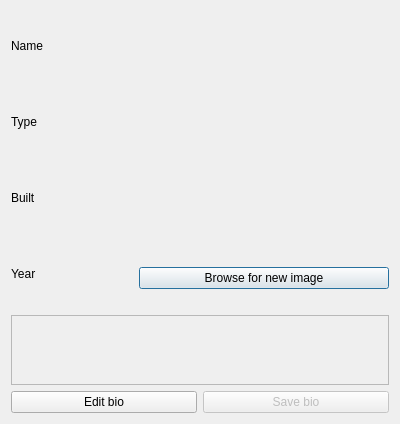
<?xml version="1.0" encoding="UTF-8"?>
<ui version="4.0">
 <class>DialogMoreInfoComputer</class>
 <widget class="QDialog" name="DialogMoreInfoComputer">
  <property name="geometry">
   <rect>
    <x>0</x>
    <y>0</y>
    <width>400</width>
    <height>300</height>
   </rect>
  </property>
  <property name="windowTitle">
   <string>Dialog</string>
  </property>
  <layout class="QHBoxLayout" name="horizontalLayout_4">
   <item>
    <layout class="QVBoxLayout" name="verticalLayout_5">
     <item>
      <layout class="QHBoxLayout" name="horizontalLayout">
       <item>
        <layout class="QVBoxLayout" name="verticalLayout_3">
         <property name="rightMargin">
          <number>0</number>
         </property>
         <item>
          <widget class="QLabel" name="label_2">
           <property name="text">
            <string>Name</string>
           </property>
          </widget>
         </item>
         <item>
          <widget class="QLabel" name="label_7">
           <property name="text">
            <string>Type</string>
           </property>
          </widget>
         </item>
         <item>
          <widget class="QLabel" name="label">
           <property name="text">
            <string>Built</string>
           </property>
          </widget>
         </item>
         <item>
          <widget class="QLabel" name="label_9">
           <property name="text">
            <string>Year</string>
           </property>
          </widget>
         </item>
        </layout>
       </item>
       <item>
        <layout class="QVBoxLayout" name="verticalLayout_8">
         <item>
          <widget class="QLabel" name="label_name">
           <property name="text">
            <string/>
           </property>
          </widget>
         </item>
         <item>
          <widget class="QLabel" name="label_type">
           <property name="text">
            <string/>
           </property>
          </widget>
         </item>
         <item>
          <widget class="QLabel" name="label_built">
           <property name="text">
            <string/>
           </property>
          </widget>
         </item>
         <item>
          <widget class="QLabel" name="label_year">
           <property name="text">
            <string/>
           </property>
          </widget>
         </item>
        </layout>
       </item>
       <item>
        <layout class="QVBoxLayout" name="verticalLayout_4">
         <item>
          <widget class="QLabel" name="label_image">
           <property name="minimumSize">
            <size>
             <width>250</width>
             <height>250</height>
            </size>
           </property>
           <property name="text">
            <string/>
           </property>
          </widget>
         </item>
         <item>
          <widget class="QPushButton" name="btnBrowse">
           <property name="maximumSize">
            <size>
             <width>16777215</width>
             <height>16777215</height>
            </size>
           </property>
           <property name="text">
            <string>Browse for new image</string>
           </property>
          </widget>
         </item>
         <item>
          <widget class="QLabel" name="label_errmsg">
           <property name="text">
            <string/>
           </property>
          </widget>
         </item>
         <item>
          <layout class="QHBoxLayout" name="horizontalLayout_2"/>
         </item>
        </layout>
       </item>
      </layout>
     </item>
     <item>
      <layout class="QVBoxLayout" name="verticalLayout_2">
       <item>
        <widget class="QTextEdit" name="textEdit_bio">
         <property name="enabled">
          <bool>false</bool>
         </property>
         <property name="html">
          <string>&lt;!DOCTYPE HTML PUBLIC &quot;-//W3C//DTD HTML 4.0//EN&quot; &quot;http://www.w3.org/TR/REC-html40/strict.dtd&quot;&gt;
&lt;html&gt;&lt;head&gt;&lt;meta name=&quot;qrichtext&quot; content=&quot;1&quot; /&gt;&lt;style type=&quot;text/css&quot;&gt;
p, li { white-space: pre-wrap; }
&lt;/style&gt;&lt;/head&gt;&lt;body style=&quot; font-family:'MS Shell Dlg 2'; font-size:7.875pt; font-weight:400; font-style:normal;&quot;&gt;
&lt;p style=&quot;-qt-paragraph-type:empty; margin-top:0px; margin-bottom:0px; margin-left:0px; margin-right:0px; -qt-block-indent:0; text-indent:0px;&quot;&gt;&lt;br /&gt;&lt;/p&gt;&lt;/body&gt;&lt;/html&gt;</string>
         </property>
        </widget>
       </item>
       <item>
        <layout class="QHBoxLayout" name="horizontalLayout_3">
         <item>
          <widget class="QPushButton" name="pushButton_edit_bio">
           <property name="text">
            <string>Edit bio</string>
           </property>
          </widget>
         </item>
         <item>
          <widget class="QPushButton" name="pushButton_save_bio">
           <property name="enabled">
            <bool>false</bool>
           </property>
           <property name="text">
            <string>Save bio</string>
           </property>
          </widget>
         </item>
        </layout>
       </item>
      </layout>
     </item>
    </layout>
   </item>
  </layout>
 </widget>
 <resources/>
 <connections/>
</ui>
